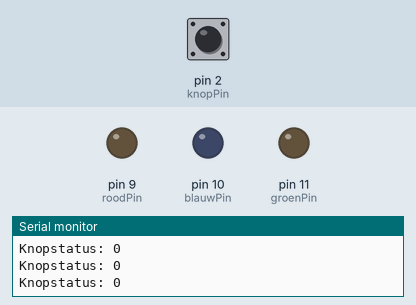
Bench run of a sketch on a simulated Arduino Uno, built with avr-gcc and run on an emulated ATmega328P. Parts: output pins drawn as LEDs (lit = HIGH), the last lines printed to the serial monitor. The inputs (shaded band) are chosen by the test bench; at power-on: pin 2 (knopPin) LOW.

Above: at 1.2 s.
1.3 s: pin 2 (knopPin) pulled HIGH for 0.15 s
At 1.5 s:
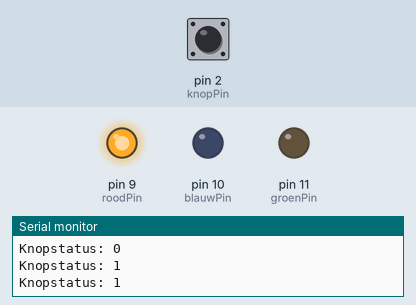
3.1 s: pin 2 (knopPin) pulled HIGH for 3.2 s
At 6.7 s:
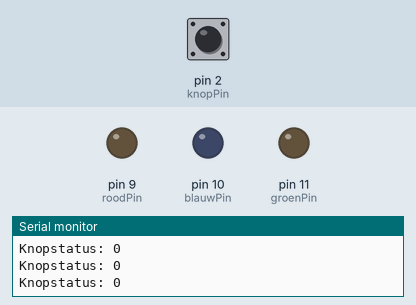
Timing chart, 0 to 8.2 s (numbered marks = the images above; inputs shaded):
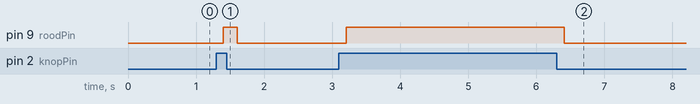

Measured:
- after the input at 1.3 s, pin 9 (roodPin): LOW → HIGH after 0.10 s, → LOW 0.20 s later
- after the input at 3.1 s, pin 9 (roodPin): LOW → HIGH after 0.11 s, → LOW 3.2 s later

The sketch:

Drukknop.ino
```cpp
int roodPin = 9;
int groenPin = 11;
int blauwPin = 10;

const int knopPin = 2;  // Drukknop aangesloten op pin 2

void setup() {
  Serial.begin(9600);
  pinMode(roodPin, OUTPUT);
  pinMode(groenPin, OUTPUT);
  pinMode(blauwPin, OUTPUT);
  pinMode(knopPin, INPUT); // GEEN INPUT_PULLUP, want je gebruikt externe pull-down weerstand
}

void loop() {
  int knopStatus = digitalRead(knopPin);
  Serial.print("Knopstatus: ");
  Serial.println(knopStatus);  // 1 = ingedrukt, 0 = niet ingedrukt
  delay(100);

  if (knopStatus == HIGH) {
    setColor(255, 0, 0); // Rood bij ingedrukte knop
  } else {
    setColor(0, 0, 0);   // LED uit
  }
}

void setColor(int redValue, int greenValue, int blueValue) {
  analogWrite(roodPin, redValue);
  analogWrite(groenPin, greenValue);
  analogWrite(blauwPin, blueValue);
}
```
